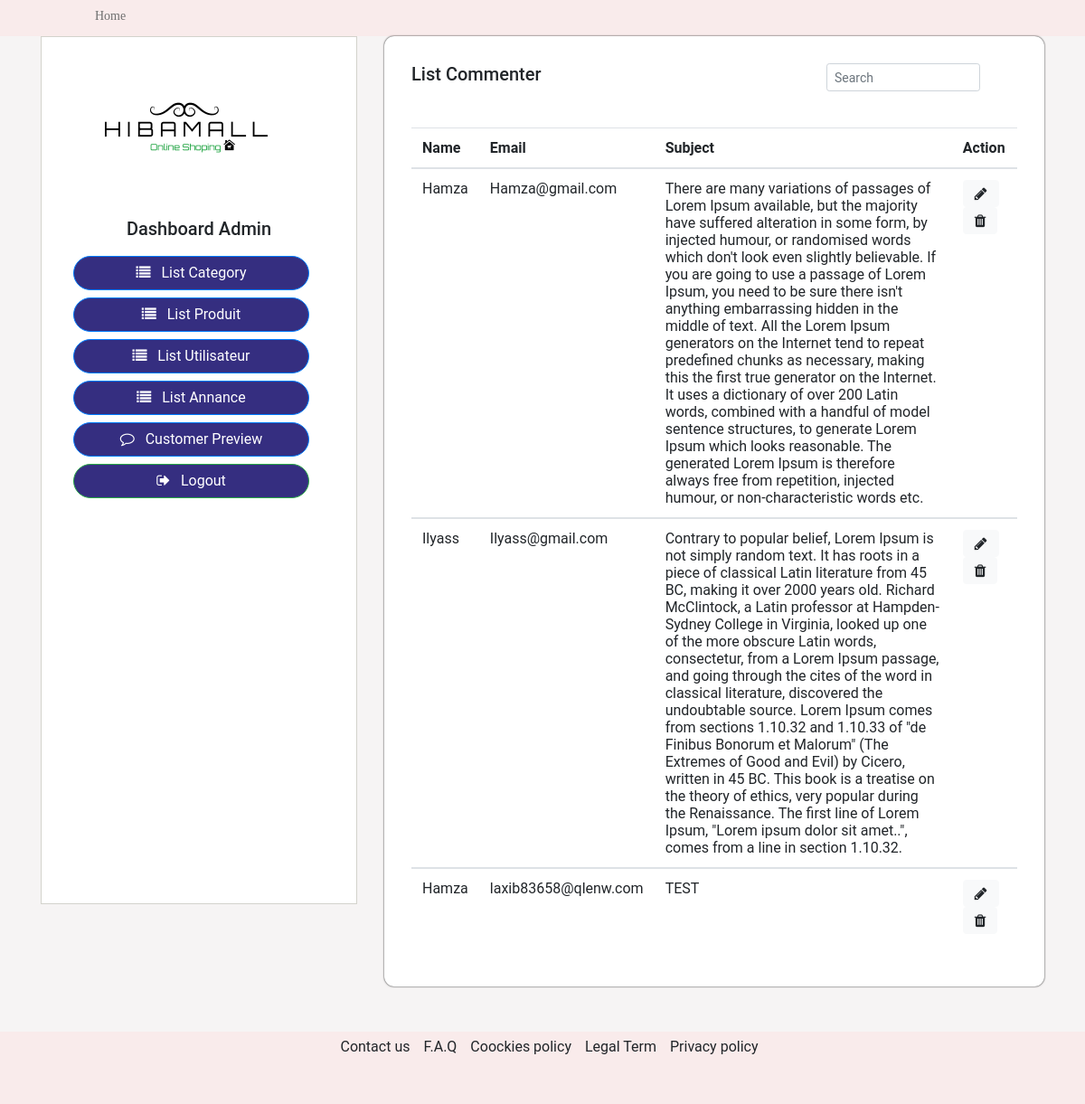
The page /admin/commenter.php (signed in) on the database as committed earlier.
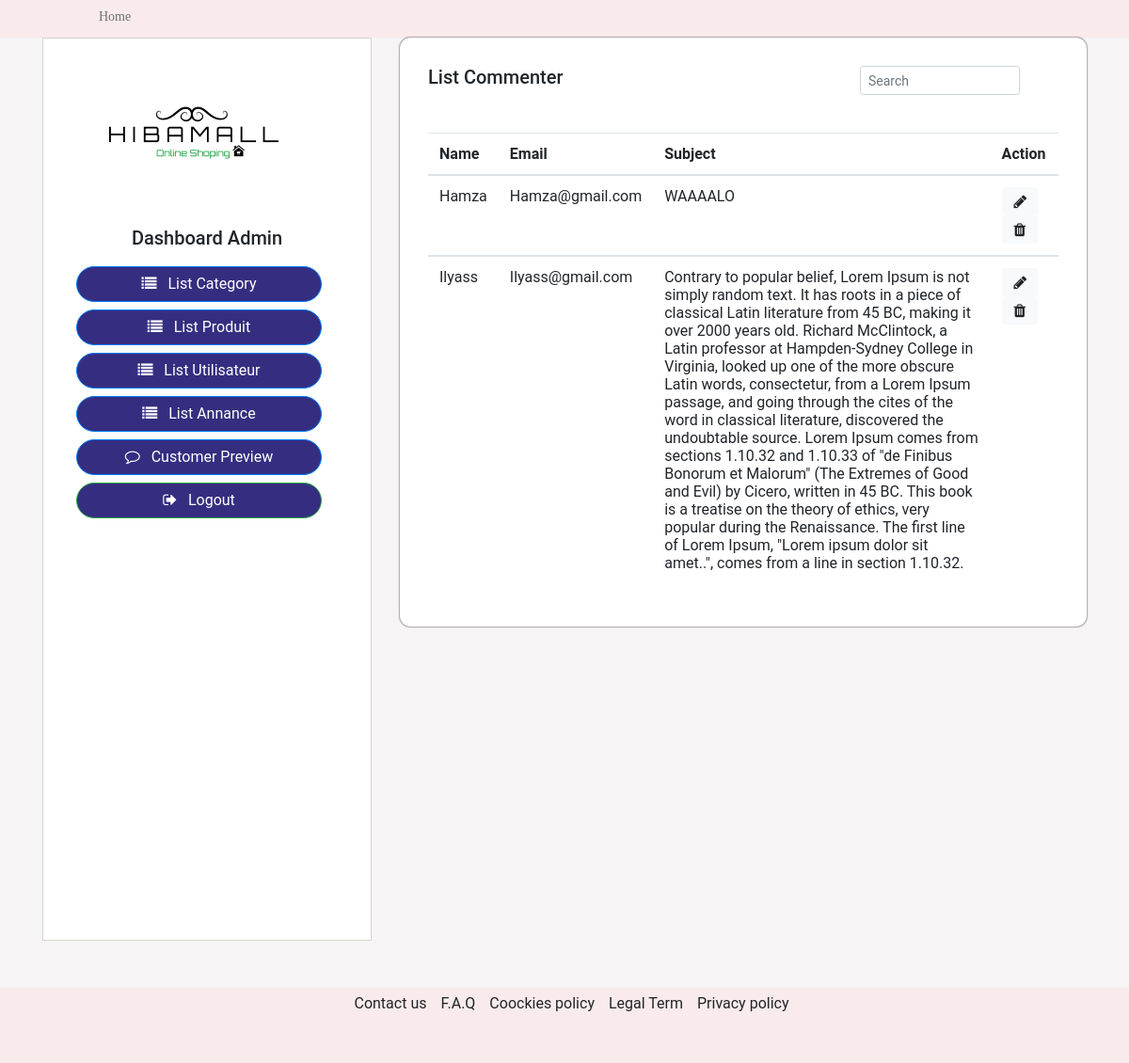
The same page on the database as committed later.
### tables this page shows
CREATE TABLE `commenter` (
  `id` int(11) NOT NULL,
  `commonter_name` varchar(255) NOT NULL,
  `email` varchar(255) NOT NULL,
  `commonter_subject` text NOT NULL
);

### inc/fonctions.php (called while the page is built, shortened)
<?php
require('config.php');
function query($sql){
    global $connection;
    return mysqli_query($connection,$sql);
}
function fetch_array($result){
    return mysqli_fetch_array($result);
}

### admin/commenter.php (the view, shortened to what this page needs)
<?php include('aside.php'); ?>
<div class="col-md-8">
        <div class="toplist">
            <div class="dashboard-list">
              <h5>List Commenter              <form class="form-inline">
              <input class="form-control form-control-sm ml-3 w-75" id="tableSearch" type="text" placeholder="Search"
                  aria-label="Search">
              </form></h5>
              <table class="table">
                <thead>
                  <tr>
                    <th scope="col">Name</th>
                    <th scope="col">Email</th>
                    <th scope="col">Subject</th>
                    <th scope="col">Action</th>
                  </tr>
                </thead>
                <?php
                                $query = "SELECT * FROM commenter";
                                $result = query($query);
                                while($row = fetch_array($result)):
                            ?>
                <tbody id="myTable">
                  <tr>
                    <td><?php echo $row['commonter_name'];?></td>
                    <td><?php echo $row['email'];?></td>
                    <td><?php echo $row['commonter_subject'];?></td>
                    <td><a href="editcommenter.php?id=<?php echo $row['id'];?>"><button type="button" class="btn btn-light" data-toggle="modal" data-target="#exampleModal" data-whatever="@mdo"
          id="button1"><i class="fa fa-pencil" aria-hidden="true"></i></button></a> <a href="deletecommenter.php?id=<?php echo $row['id'];?>"><button type="button" class="btn btn-light" data-toggle="modal" data-target="#exampleModal" data-whatever="@mdo"
          id="button1"><i class="fa fa-trash" aria-hidden="true"></i></button></a> </td>
                  </tr>
                  <?php
                                endwhile;
                            ?>
                </tbody>
              </table>
            </div>
            </div>
          </div>
            </div>
        </div>
<?php include('../inc/footer.php'); ?>

Rows that differ between the two databases and show on the page:
removed commenter: commonter_name "Hamza", email "laxib83658@qlenw.com", commonter_subject "TEST"
changed commenter "Hamza": commonter_subject "There are many variations of passages of Lorem Ipsum available, but the majority have suffered alteration in some form, by injected humour, or randomised words which don't look even slightly believable. If you are going to use a passage of Lorem Ipsum, you need to be sure there isn't anything embarrassing hidden in the middle of text. All the Lorem Ipsum generators on the Internet tend to repeat predefined chunks as necessary, making this the first true generator on the Internet. It uses a dictionary of over 200 Latin words, combined with a handful of model sentence structures, to generate Lorem Ipsum which looks reasonable. The generated Lorem Ipsum is therefore always free from…" → "WAAAALO"
